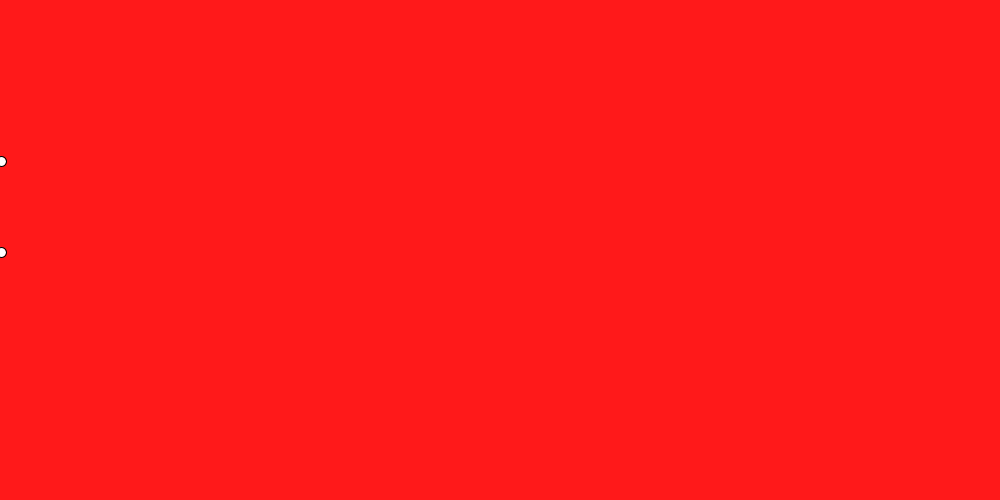
Frame 1 (no input)
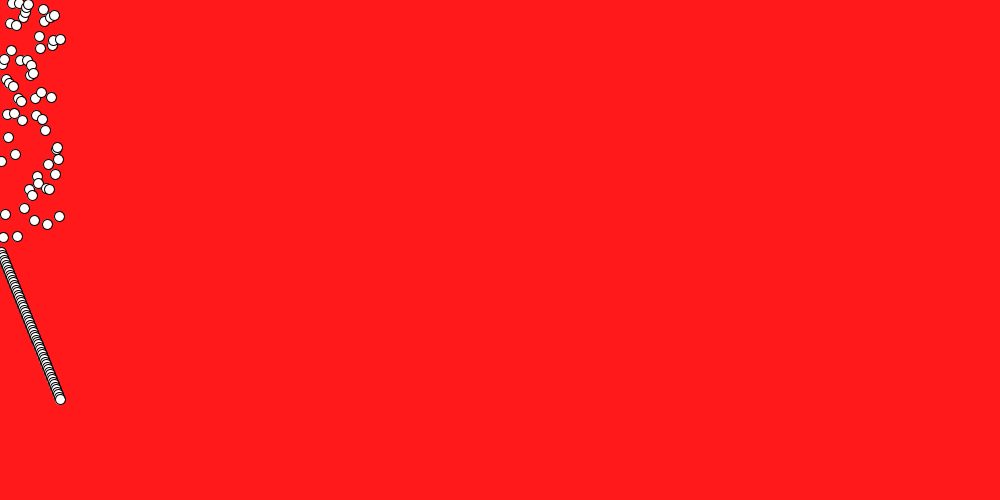
Frame 60 (the mouse pressed at the canvas centre just before this capture)
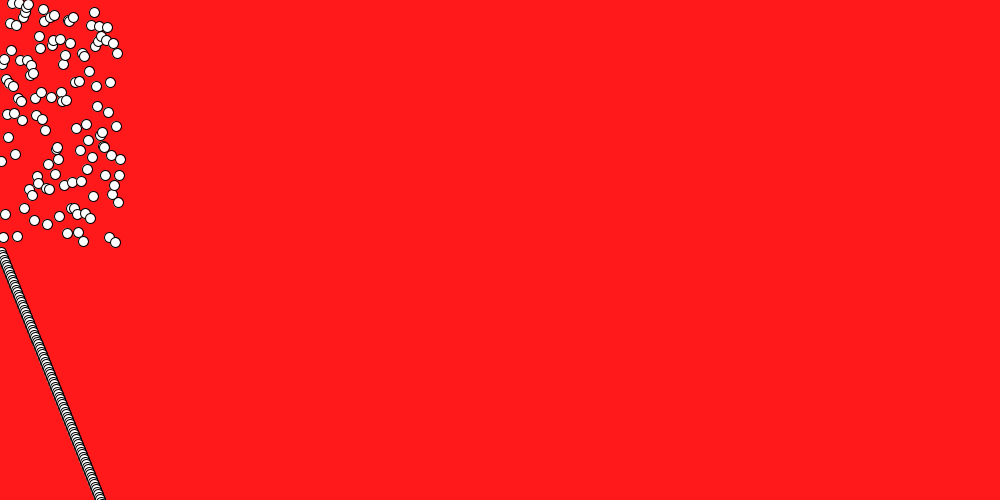
Frame 120 (the mouse held since frame 60 and released just before this capture)

The Processing sketch that drew these frames (run headless with seeded random() and noise(); from frame 60 on, the mouse is pressed at the canvas centre):

// Processing sketch: Week10HW
// ── Week10HW.pde
float x;
float yRandom, yNoise;
float n;

void setup(){
  size(1000, 500);
  background(255, 25, 26);
}

void draw(){
  if(x>=width){
   x = 0; 
  }
  x++;
  yRandom = random(0, height/2);
  n += .01;
  
  float s = noise(n);
  yNoise = map(n, 0, 1, height/2, height);
  
  println(yNoise);
  
  ellipse(x, yRandom, 10, 10);
  ellipse(x, yNoise, 10,10);
}
